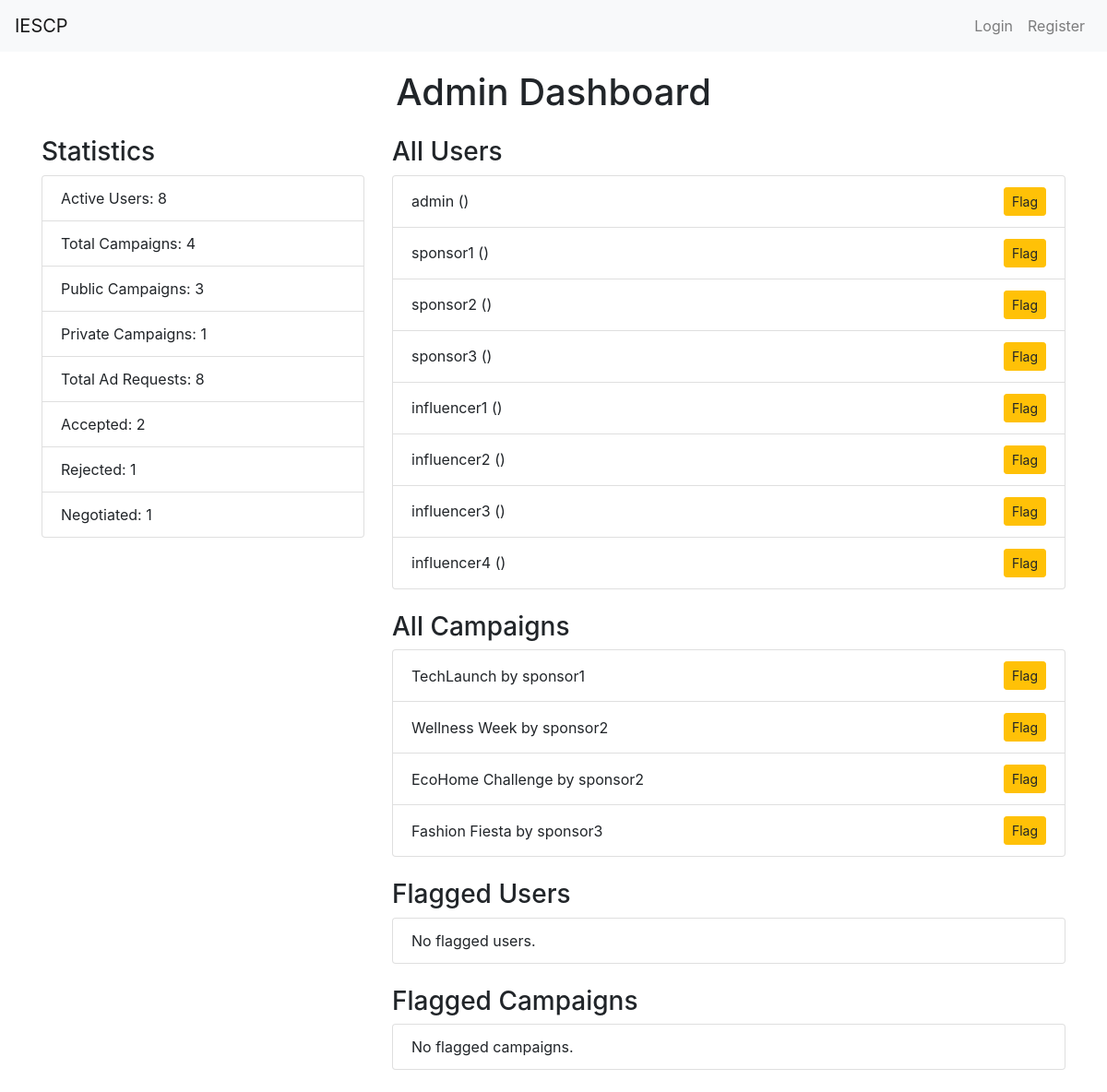
Before: /admin_dashboard with the older database file.
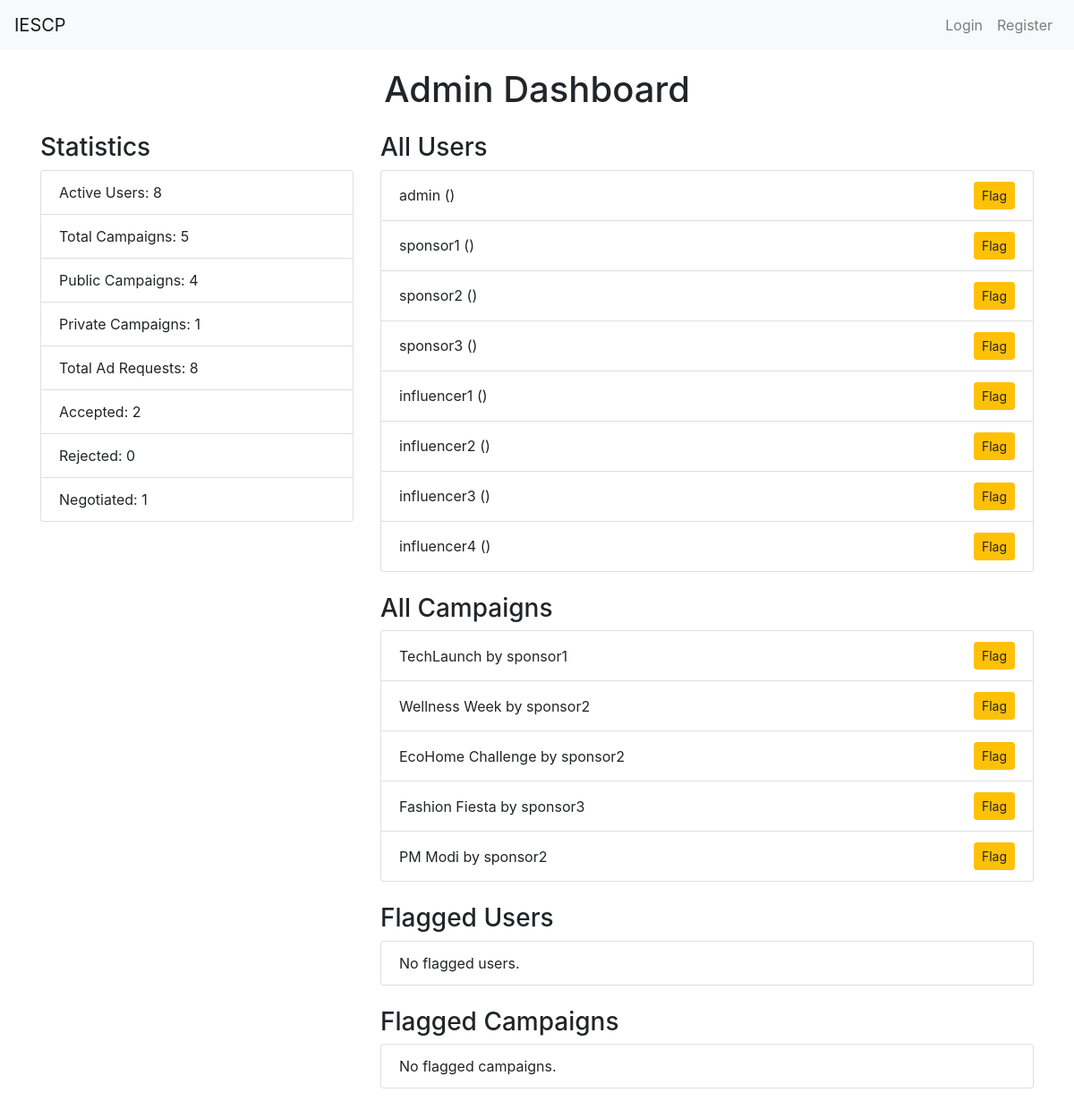
After: the same page with the newer database file.
### app.py (models this page shows, shortened)
class User(UserMixin, db.Model):
    id = db.Column(db.Integer, primary_key=True)
    username = db.Column(db.String(50), unique=True, nullable=False)
    password = db.Column(db.String(200), nullable=False)
    role = db.Column(db.String(20), nullable=False)  # 'admin', 'sponsor', 'influencer'
    flagged = db.Column(db.Boolean, default=False)  # Flag for inappropriate users
    campaigns = db.relationship('Campaign', backref='owner', lazy=True)
    ad_requests = db.relationship('AdRequest', backref='influencer', lazy=True)
    company_name = db.Column(db.String(100))
    industry = db.Column(db.String(100))
    budget = db.Column(db.Integer)
    category = db.Column(db.String(100)) # Health, Gaming, etc.
    niche = db.Column(db.String(100))
    reach = db.Column(db.Integer)
    followers = db.Column(db.Integer)
    platform = db.Column(db.String(10))

class Campaign(db.Model):
    id = db.Column(db.Integer, primary_key=True)
    name = db.Column(db.String(100), nullable=False)
    description = db.Column(db.String(200))
    start_date = db.Column(db.DateTime, default=db.func.current_timestamp())
    end_date = db.Column(db.DateTime)
    niche = db.Column(db.String(100))
    budget = db.Column(db.Float, nullable=False)
    owner_id = db.Column(db.Integer, db.ForeignKey('user.id'), nullable=False)
    visibility = db.Column(db.String(10))  # 'public' or 'private'
    flagged = db.Column(db.Boolean, default=False)
    ad_requests = db.relationship('AdRequest', backref='campaign', lazy=True)

### app.py (the view)
@app.route('/admin_dashboard')
def admin_dashboard():
    users = User.query.all()
    campaigns = Campaign.query.all()
    flagged_users = User.query.filter_by(flagged=True).all()
    flagged_campaigns = Campaign.query.filter_by(flagged=True).all()
    statistics = {
        'active_users': User.query.count(),  # Fixed to show total users
        'total_campaigns': Campaign.query.count(),
        'public_campaigns': Campaign.query.filter_by(visibility='public').count(),
        'private_campaigns': Campaign.query.filter_by(visibility='private').count(),
        'total_ad_requests': AdRequest.query.count(),
        'accepted_requests': AdRequest.query.filter_by(status='Accepted').count(),
        'rejected_requests': AdRequest.query.filter_by(status='Rejected').count(),
        'negotiated_requests': AdRequest.query.filter_by(status='Negotiated').count(),
    }
    return render_template(
        'admin_dashboard.html',
        users=users,
        campaigns=campaigns,
        flagged_users=flagged_users,
        flagged_campaigns=flagged_campaigns,
        **statistics
    )

### templates/admin_dashboard.html (shortened to what this page needs)
{% extends "layout.html" %}
{% block content %}
<h1 class="text-center mb-4">Admin Dashboard</h1>
<div class="row">
    <div class="col-md-4">
        <h3>Statistics</h3>
        <ul class="list-group mb-4">
            <li class="list-group-item">Active Users: {{ active_users }}</li>
            <li class="list-group-item">Total Campaigns: {{ total_campaigns }}</li>
            <li class="list-group-item">Public Campaigns: {{ public_campaigns }}</li>
            <li class="list-group-item">Private Campaigns: {{ private_campaigns }}</li>
            <li class="list-group-item">Total Ad Requests: {{ total_ad_requests }}</li>
            <li class="list-group-item">Accepted: {{ accepted_requests }}</li>
            <li class="list-group-item">Rejected: {{ rejected_requests }}</li>
            <li class="list-group-item">Negotiated: {{ negotiated_requests }}</li>
        </ul>
    </div>
    <div class="col-md-8">
        <h3>All Users</h3>
        <ul class="list-group mb-4">
            {% for user in users %}
            <li class="list-group-item d-flex justify-content-between align-items-center">
                {{ user.username }} ({{ user.email if user.email else '' }})
                <div>
                    <form method="POST" action="{{ url_for('flag_user', user_id=user.id) }}" class="d-inline">
                        <button type="submit" class="btn btn-warning btn-sm">Flag</button>
                    </form>
                </div>
            </li>
            {% else %}
            <li class="list-group-item">No users found.</li>
            {% endfor %}
        </ul>
        <h3>All Campaigns</h3>
        <ul class="list-group mb-4">
            {% for campaign in campaigns %}
            <li class="list-group-item d-flex justify-content-between align-items-center">
                {{ campaign.name }} by {{ campaign.owner.username }}
                <div>
                    <form method="POST" action="{{ url_for('flag_campaign', campaign_id=campaign.id) }}" class="d-inline">
                        <button type="submit" class="btn btn-warning btn-sm">Flag</button>
                    </form>
                </div>
            </li>
            {% else %}
            <li class="list-group-item">No campaigns found.</li>
            {% endfor %}
        </ul>
        <h3>Flagged Users</h3>
        <ul class="list-group mb-4">
            {% for flagged_user in flagged_users %}
            <li class="list-group-item d-flex justify-content-between align-items-center">
                {{ flagged_user.username }} ({{ flagged_user.email if flagged_user.email else '' }})
                <form method="POST" action="{{ url_for('remove_flag_user', user_id=flagged_user.id) }}" class="d-inline">
                    <button type="submit" class="btn btn-danger btn-sm">Remove</button>
                </form>
            </li>
            {% else %}
            <li class="list-group-item">No flagged users.</li>
            {% endfor %}
        </ul>
        <h3>Flagged Campaigns</h3>
        <ul class="list-group mb-4">
            {% for flagged_campaign in flagged_campaigns %}
            <li class="list-group-item d-flex justify-content-between align-items-center">
                {{ flagged_campaign.name }} by {{ flagged_campaign.owner.username }}
                <form method="POST" action="{{ url_for('remove_flag_campaign', campaign_id=flagged_campaign.id) }}" class="d-inline">
                    <button type="submit" class="btn btn-danger btn-sm">Remove</button>
                </form>
            </li>
            {% else %}
            <li class="list-group-item">No flagged campaigns.</li>
            {% endfor %}
        </ul>
    </div>
</div>
{% endblock %}

Changed rows visible on the page:
added Campaign: name "PM Modi", owner.username "sponsor2"
Other visible differences:
{{ total_campaigns }}: "4" → "5"
{{ public_campaigns }}: "3" → "4"
{{ rejected_requests }}: "1" → "0"
